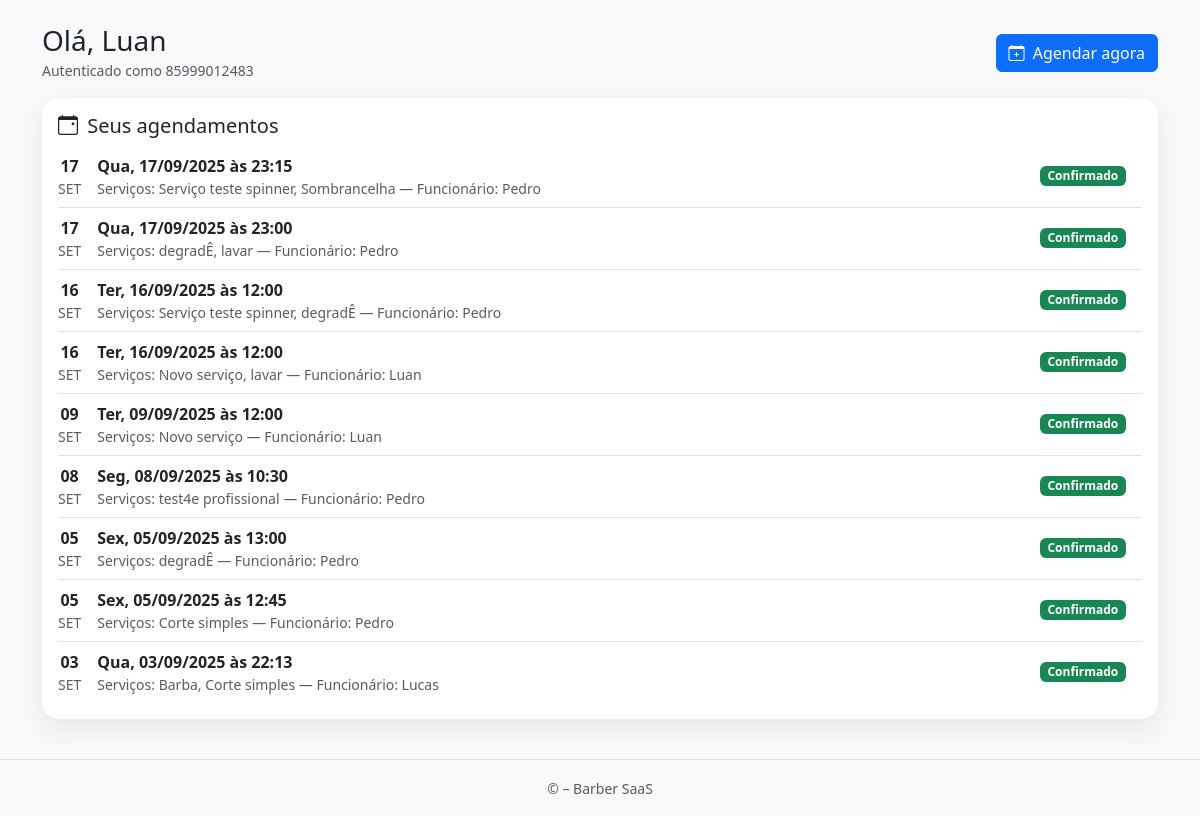
The app's page /client/dashboard/ (signed in) with its own data.
### apps/accounts/models.py (models this page shows, shortened)
class User(AbstractUser):
    nome = models.CharField(max_length=120, blank=True, null=True)
    sobrenome = models.CharField(max_length=120, blank=True, null=True)
    grupo = models.SlugField(max_length=150, blank=True)  # << slug único para subdomínio
    email = models.EmailField(unique=True)
    is_owner = models.BooleanField(default=False)
    is_client = models.BooleanField(default=False)
    phone_regex = RegexValidator(r"^\+?\d{10,15}$", "Informe telefone no formato internacional, ex.: +5585...")
    phone = models.CharField(max_length=17, blank=True, null=True, validators=[phone_regex])
    full_name = models.CharField(max_length=120, blank=True, null=True)
    USERNAME_FIELD = "email"
    REQUIRED_FIELDS = []
    objects = UserManager()

### apps/appointments/models.py (models this page shows, shortened)
class Agendamento(models.Model):
    cliente = models.ForeignKey(
        settings.AUTH_USER_MODEL,
        on_delete=models.CASCADE,
        related_name="agendamentos"
    )
    loja = models.ForeignKey("cadastro.Loja", on_delete=models.CASCADE, related_name="agendamentos")
    funcionario = models.ForeignKey("cadastro.Funcionario", on_delete=models.CASCADE, related_name="agendamentos")
    servicos = models.ManyToManyField("cadastro.Servico", related_name="agendamentos")
    duracao_total_minutos = models.PositiveIntegerField(default=0)
    data = models.DateField()
    hora = models.TimeField()
    criado_em = models.DateTimeField(auto_now_add=True)
    confirmado = models.BooleanField(default=False)
    no_show = models.BooleanField(default=False)
    class FormaPagamento(models.TextChoices):
        PIX = "pix", "PIX"
        DEBITO = "debito", "Débito"
        DINHEIRO = "dinheiro", "Dinheiro"
        CREDITO = "credito", "Cartão de Crédito"
    valor_final = models.DecimalField(
        max_digits=10, decimal_places=2, null=True, blank=True
    )
    teve_desconto = models.BooleanField(default=False)
    forma_pagamento = models.CharField(
        max_length=20, choices=FormaPagamento.choices, blank=True, null=True
    )
    observacao = models.TextField(blank=True)
    finalizado_em = models.DateTimeField(blank=True, null=True)

### apps/cadastro/models.py (models this page shows, shortened)
class Servico(models.Model):
    loja = models.ForeignKey(Loja, on_delete=models.CASCADE, related_name='servicos')
    nome = models.CharField(max_length=160)
    slug = models.SlugField(max_length=180, blank=True)
    descricao = models.TextField(blank=True)
    duracao_minutos = models.PositiveSmallIntegerField(validators=[MinValueValidator(1)], default=30)
    preco = models.DecimalField(max_digits=10, decimal_places=2, validators=[MinValueValidator(0)])
    profissionais = models.ManyToManyField('Funcionario', related_name='servicos', blank=True)
    ativo = models.BooleanField(default=True)
    criado_em = models.DateTimeField(auto_now_add=True)
    atualizado_em = models.DateTimeField(auto_now=True)
    class Meta:
        verbose_name = "Serviço"
        verbose_name_plural = "Serviços"
        ordering = ("nome",)
        unique_together = (("loja", "slug"),)

class Funcionario(models.Model):
    class Cargo(models.TextChoices):
        BARBEIRO = 'barbeiro', 'Barbeiro'
        CABELEIREIRO = 'cabeleireiro', 'Cabeleireiro(a)'
        MANICURE = 'manicure', 'Manicure/Pedicure'
        ESTETICISTA = 'esteticista', 'Esteticista'
        SOMBRANCELHA = 'sobrancelha', 'Designer de Sobrancelha'
        RECEPCAO = 'recepcao', 'Recepção'
        OUTRO = 'outro', 'Outro'
    phone_regex = RegexValidator(
        r'^\+?\d{10,15}$',
        'Informe telefone no formato internacional, ex.: +5585...'
    )
    loja = models.ForeignKey('Loja', on_delete=models.CASCADE, related_name='funcionarios')
    nome = models.CharField(max_length=120)
    cargo = models.CharField(max_length=20, choices=Cargo.choices, default=Cargo.BARBEIRO)
    email = models.EmailField(blank=True, null=True)
    telefone = models.CharField(max_length=17, blank=True, null=True, validators=[phone_regex])
    slug = models.SlugField(max_length=160, blank=True)
    ativo = models.BooleanField(default=True)
    cor_hex = models.CharField(max_length=7, default='#000000', help_text='Cor para exibir no calendário (ex.: #FF0000)')
    criado_em = models.DateTimeField(auto_now_add=True)
    atualizado_em = models.DateTimeField(auto_now=True)
    class Meta:
        verbose_name = 'Funcionário'
        verbose_name_plural = 'Funcionários'
        unique_together = (('loja', 'slug'),)
        ordering = ('nome',)

### apps/accounts/views.py (the view)
# urls.py: path('client/dashboard/', views.client_dashboard, name='client_dashboard'),
@login_required
def client_dashboard(request):
    loja = None
    shop_slug = (
        request.session.get('shop_slug')
        or request.GET.get('shop')
        or get_shop_slug_from_host(request)
    )
    if shop_slug:
        from apps.cadastro.models import Loja
        loja = Loja.objects.filter(slug=shop_slug, ativa=True).first()
    agendamentos = Agendamento.objects.filter(cliente=request.user)
    if loja:
        agendamentos = agendamentos.filter(loja=loja)
    agendamentos = agendamentos.select_related("funcionario", "loja").prefetch_related("servicos").order_by("-data", "-hora")
    return render(
        request,
        "accounts/client_dashboard.html",
        {
            "loja": loja,
            "agendamentos": agendamentos,
        }
    )

### apps/accounts/utils.py (called while the page is built, shortened)
def get_shop_slug_from_host(request: HttpRequest) -> Optional[str]:
    host = request.get_host().split(':')[0]
    parts = host.split('.')
    is_ipv4 = (len(parts) == 4 and all(p.isdigit() for p in parts))
    if is_ipv4 or len(parts) < 3:
        return None

### apps/accounts/templates/accounts/client_dashboard.html (shortened to what this page needs)
{% extends "accounts/base_client.html" %}
{% block extra_head %}
  <link href="https://cdn.jsdelivr.net/npm/bootstrap-icons@1.11.3/font/bootstrap-icons.min.css" rel="stylesheet">
{% endblock %}
{% block content %}
  <div class="d-flex align-items-center justify-content-between mb-3">
    <div>
      <h3 class="mb-0">Olá, {{ request.user.full_name|default:"Cliente" }}</h3>
      <small class="text-muted">Autenticado como {{ request.user.phone }}</small>
    </div>
    <a href="{% url 'appointments:agendamento_start' %}" class="btn btn-primary">
      <i class="bi bi-calendar-plus me-1"></i> Agendar agora
    </a>
  </div>
  <div id="client-dashboard-fragment">
    {% include "accounts/partials/client_dashboard.html" %}
  </div>
{% endblock %}

### apps/accounts/templates/accounts/partials/client_dashboard.html (shortened to what this page needs)
<div class="card card-elev mb-3">
  <div class="card-body">
    <div class="d-flex align-items-center justify-content-between mb-2">
      <h5 class="mb-0"><i class="bi bi-calendar-event me-1"></i> Seus agendamentos</h5>
    </div>
    {% if agendamentos %}
      <div class="list-group list-group-flush">
        {% for a in agendamentos %}
          <div class="list-group-item px-0">
            <div class="d-flex flex-wrap align-items-center gap-3">
              <div class="d-flex align-items-center me-auto">
                <div class="me-3 text-center">
                  <div class="fw-bold">{{ a.data|date:"d" }}</div>
                  <div class="text-muted small text-uppercase">{{ a.data|date:"b" }}</div>
                </div>
                <div>
                  <div class="fw-semibold">
                    {{ a.data|date:"D" }}, {{ a.data|date:"d/m/Y" }} às {{ a.hora|time:"H:i" }}
                  </div>
                  <div class="text-muted small">
                    Serviços:
                    {% if a.servicos.all %}
                      {% for s in a.servicos.all %}
                        {{ s.nome }}{% if not forloop.last %}, {% endif %}
                      {% endfor %}
                    {% else %}—{% endif %}
                    {% if a.funcionario %}
                      — Funcionário: {{ a.funcionario.nome|default:"—" }}
                    {% endif %}
                  </div>
                </div>
              </div>
              {% with st=a.status|default:"confirmado" %}
              <span class="badge
                {% if st == 'confirmado' %} text-bg-success
                {% elif st == 'pendente' %} text-bg-warning
                {% elif st == 'cancelado' %} text-bg-secondary
                {% else %} text-bg-light border
                {% endif %}">
                {{ st|capfirst }}
              </span>
              {% endwith %}
            </div>
          </div>
        {% endfor %}
      </div>
    {% endif %}
  </div>
</div>

### apps/accounts/templates/accounts/client_dashboard.html (style rules this page uses)
.card-elev { border:0; border-radius:1rem; box-shadow:0 10px 30px rgba(0,0,0,.08); }

### records on screen
User: user.full_name "Luan", user.phone "85999012483"
Agendamento: data "17", data "SET", data "Qua", data "17/09/2025", hora "23:15", funcionario.nome "Pedro", value "Confirmado"
Servico: nome "Serviço teste spinner"
Servico: nome "Sombrancelha"
Agendamento: data "17", data "SET", data "Qua", data "17/09/2025", hora "23:00", funcionario.nome "Pedro", value "Confirmado"
Servico: nome "degradÊ"
Servico: nome "lavar"
Agendamento: data "16", data "SET", data "Ter", data "16/09/2025", hora "12:00", funcionario.nome "Pedro", value "Confirmado"
Agendamento: data "16", data "SET", data "Ter", data "16/09/2025", hora "12:00", funcionario.nome "Luan", value "Confirmado"
Servico: nome "Novo serviço"
Agendamento: data "09", data "SET", data "Ter", data "09/09/2025", hora "12:00", funcionario.nome "Luan", value "Confirmado"
Agendamento: data "08", data "SET", data "Seg", data "08/09/2025", hora "10:30", funcionario.nome "Pedro", value "Confirmado"
Servico: nome "test4e profissional"
Agendamento: data "05", data "SET", data "Sex", data "05/09/2025", hora "13:00", funcionario.nome "Pedro", value "Confirmado"
Agendamento: data "05", data "SET", data "Sex", data "05/09/2025", hora "12:45", funcionario.nome "Pedro", value "Confirmado"
Servico: nome "Corte simples"
Agendamento: data "03", data "SET", data "Qua", data "03/09/2025", hora "22:13", funcionario.nome "Lucas", value "Confirmado"
Servico: nome "Barba"
Servico: nome "Corte simples"
